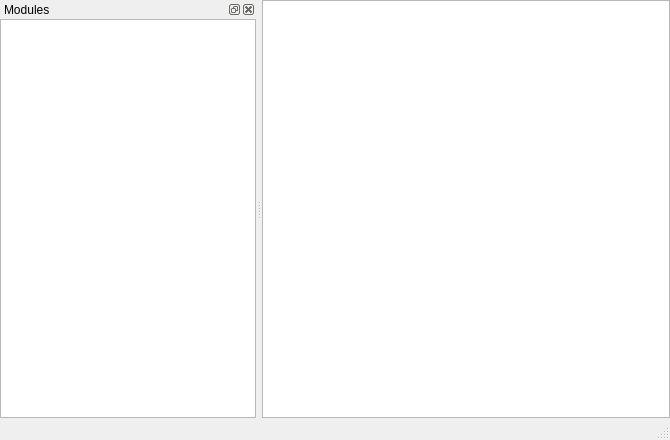
<?xml version="1.0" encoding="UTF-8"?>
<ui version="4.0">
 <class>MainWindow</class>
 <widget class="QMainWindow" name="MainWindow">
  <property name="geometry">
   <rect>
    <x>0</x>
    <y>0</y>
    <width>670</width>
    <height>440</height>
   </rect>
  </property>
  <property name="windowTitle">
   <string>Ecto Plasm Editor</string>
  </property>
  <widget class="QWidget" name="centralwidget">
   <layout class="QGridLayout" name="gridLayout">
    <property name="margin">
     <number>0</number>
    </property>
    <property name="spacing">
     <number>0</number>
    </property>
    <item row="0" column="0">
     <widget class="PlasmWidget" name="plasmView"/>
    </item>
   </layout>
  </widget>
  <widget class="QStatusBar" name="statusbar"/>
  <widget class="QDockWidget" name="dockWidget">
   <property name="windowTitle">
    <string>Modules</string>
   </property>
   <attribute name="dockWidgetArea">
    <number>1</number>
   </attribute>
   <widget class="QWidget" name="dockWidgetContents">
    <layout class="QVBoxLayout" name="verticalLayout">
     <property name="spacing">
      <number>0</number>
     </property>
     <property name="margin">
      <number>0</number>
     </property>
     <item>
      <widget class="PlasmWidget" name="modulesView"/>
     </item>
    </layout>
   </widget>
  </widget>
 </widget>
 <customwidgets>
  <customwidget>
   <class>PlasmWidget</class>
   <extends>QGraphicsView</extends>
   <header>plasmwidget.h</header>
  </customwidget>
 </customwidgets>
 <resources/>
 <connections/>
</ui>
